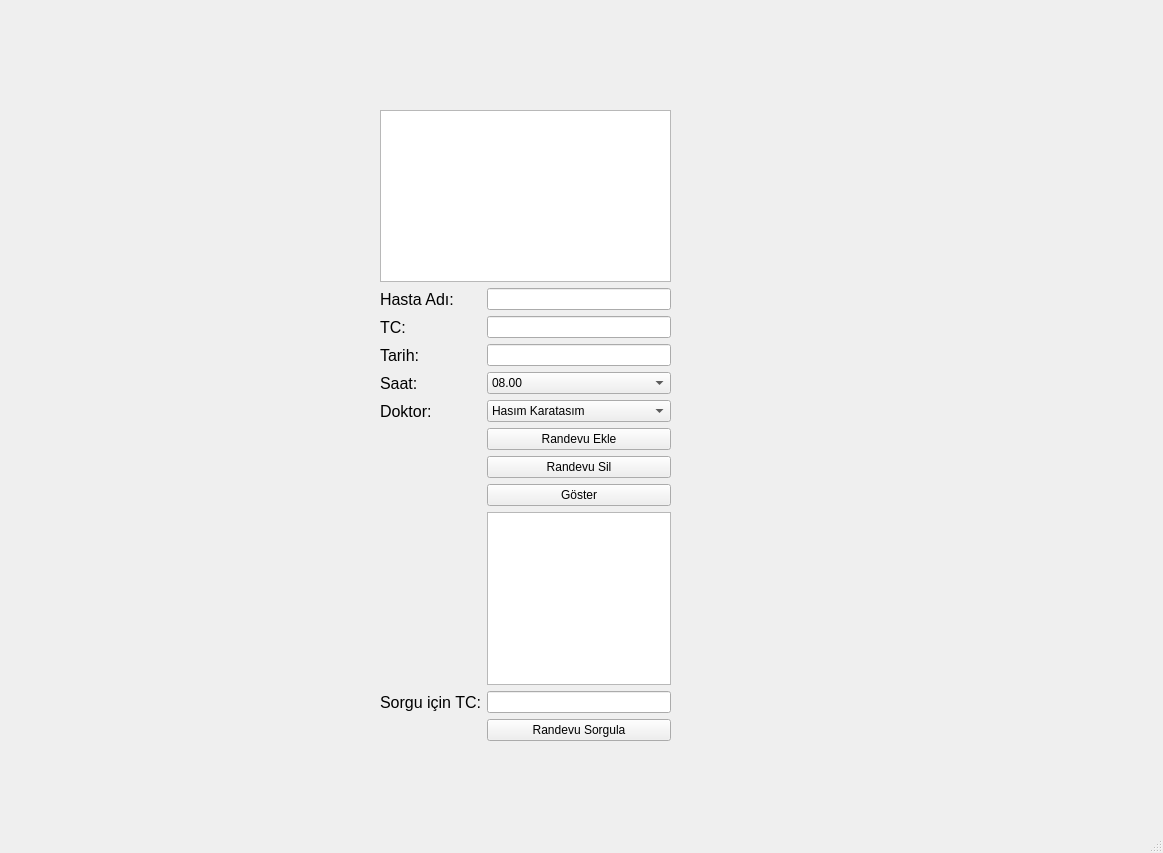
<?xml version="1.0" encoding="UTF-8"?>
<ui version="4.0">
 <class>MainWindow</class>
 <widget class="QMainWindow" name="MainWindow">
  <property name="geometry">
   <rect>
    <x>0</x>
    <y>0</y>
    <width>1163</width>
    <height>853</height>
   </rect>
  </property>
  <property name="windowTitle">
   <string>MainWindow</string>
  </property>
  <widget class="QWidget" name="centralwidget">
   <widget class="QWidget" name="layoutWidget">
    <property name="geometry">
     <rect>
      <x>380</x>
      <y>110</y>
      <width>291</width>
      <height>631</height>
     </rect>
    </property>
    <layout class="QFormLayout" name="formLayout">
     <item row="0" column="0" colspan="2">
      <widget class="QListView" name="listViewListe"/>
     </item>
     <item row="2" column="0">
      <widget class="QLabel" name="labelAd">
       <property name="font">
        <font>
         <pointsize>12</pointsize>
        </font>
       </property>
       <property name="text">
        <string>Hasta Adı:</string>
       </property>
      </widget>
     </item>
     <item row="2" column="1">
      <widget class="QLineEdit" name="lineEditAd"/>
     </item>
     <item row="10" column="1">
      <widget class="QTextEdit" name="textEditListe"/>
     </item>
     <item row="24" column="1">
      <widget class="QLineEdit" name="lineEditSorgu"/>
     </item>
     <item row="25" column="1">
      <widget class="QPushButton" name="btnSorgu">
       <property name="text">
        <string>Randevu Sorgula</string>
       </property>
      </widget>
     </item>
     <item row="3" column="1">
      <widget class="QLineEdit" name="lineEditTC"/>
     </item>
     <item row="3" column="0">
      <widget class="QLabel" name="labelTC">
       <property name="font">
        <font>
         <pointsize>12</pointsize>
        </font>
       </property>
       <property name="text">
        <string>TC:</string>
       </property>
      </widget>
     </item>
     <item row="4" column="1">
      <widget class="QLineEdit" name="lineEditTarih"/>
     </item>
     <item row="4" column="0">
      <widget class="QLabel" name="labelTarih">
       <property name="font">
        <font>
         <pointsize>12</pointsize>
        </font>
       </property>
       <property name="text">
        <string>Tarih:</string>
       </property>
      </widget>
     </item>
     <item row="7" column="1">
      <widget class="QPushButton" name="btnEkle">
       <property name="text">
        <string>Randevu Ekle</string>
       </property>
      </widget>
     </item>
     <item row="8" column="1">
      <widget class="QPushButton" name="btnSil">
       <property name="text">
        <string>Randevu Sil</string>
       </property>
      </widget>
     </item>
     <item row="9" column="1">
      <widget class="QPushButton" name="btnGoster">
       <property name="text">
        <string>Göster</string>
       </property>
      </widget>
     </item>
     <item row="5" column="1">
      <widget class="QComboBox" name="comboBoxSaat">
       <item>
        <property name="text">
         <string>08.00</string>
        </property>
       </item>
       <item>
        <property name="text">
         <string>08.30</string>
        </property>
       </item>
       <item>
        <property name="text">
         <string>09.00</string>
        </property>
       </item>
       <item>
        <property name="text">
         <string>09.30</string>
        </property>
       </item>
       <item>
        <property name="text">
         <string>10.00</string>
        </property>
       </item>
       <item>
        <property name="text">
         <string>10.30</string>
        </property>
       </item>
       <item>
        <property name="text">
         <string>11.00</string>
        </property>
       </item>
       <item>
        <property name="text">
         <string>11.30</string>
        </property>
       </item>
      </widget>
     </item>
     <item row="24" column="0">
      <widget class="QLabel" name="labelSorgu">
       <property name="font">
        <font>
         <pointsize>12</pointsize>
        </font>
       </property>
       <property name="text">
        <string>Sorgu için TC:</string>
       </property>
      </widget>
     </item>
     <item row="6" column="1">
      <widget class="QComboBox" name="comboBoxDoktor">
       <item>
        <property name="text">
         <string>Hasım Karatasım</string>
        </property>
       </item>
       <item>
        <property name="text">
         <string>Murat Kocataner</string>
        </property>
       </item>
       <item>
        <property name="text">
         <string>Yasin Aktarak</string>
        </property>
       </item>
       <item>
        <property name="text">
         <string>Ayşe Tane</string>
        </property>
       </item>
       <item>
        <property name="text">
         <string>Ali Duraneller</string>
        </property>
       </item>
       <item>
        <property name="text">
         <string>Tahsin Munuroğlu</string>
        </property>
       </item>
      </widget>
     </item>
     <item row="5" column="0">
      <widget class="QLabel" name="labelTarih_2">
       <property name="font">
        <font>
         <pointsize>12</pointsize>
        </font>
       </property>
       <property name="text">
        <string>Saat:</string>
       </property>
      </widget>
     </item>
     <item row="6" column="0">
      <widget class="QLabel" name="labelDoktor">
       <property name="font">
        <font>
         <pointsize>12</pointsize>
        </font>
       </property>
       <property name="text">
        <string>Doktor:</string>
       </property>
      </widget>
     </item>
    </layout>
   </widget>
  </widget>
  <widget class="QMenuBar" name="menubar">
   <property name="geometry">
    <rect>
     <x>0</x>
     <y>0</y>
     <width>1163</width>
     <height>25</height>
    </rect>
   </property>
  </widget>
  <widget class="QStatusBar" name="statusbar"/>
 </widget>
 <resources/>
 <connections/>
</ui>
